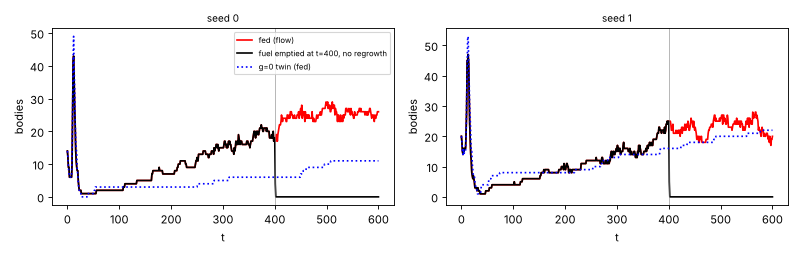

Generate this figure with Python:
"""python efork.py : body counts (labkit series n_comp, 1 t per frame) in the fed run vs the fuel fork at t=400, per seed,
and deaths in the fed run (tracks that end without a split or merge before the last frame). Writes efork.png, efork.json."""
import json, numpy as np
import matplotlib; matplotlib.use('Agg'); import matplotlib.pyplot as plt
out = {}; fig, ax = plt.subplots(1, 2, figsize=(10, 3.2))
for k, s in enumerate((0, 1)):
    fed = json.load(open(f'pack/seed{s}/metrics.json'))['series']['n_comp']
    frk = json.load(open(f'pack_fork/seed{s}/metrics.json'))['series']['n_comp']
    g0 = json.load(open(f'pack_g0/seed{s}/metrics.json'))['series']['n_comp']
    t = np.arange(len(fed))
    ax[k].plot(t, fed, 'r', label='fed (flow)'); ax[k].plot(t, frk, 'k', label='fuel emptied at t=400, no regrowth'); ax[k].plot(t, g0, 'b:', label='g=0 twin (fed)')
    ax[k].axvline(400, color='grey', lw=0.5); ax[k].set_title(f'seed {s}', fontsize=9); ax[k].set_xlabel('t'); ax[k].set_ylabel('bodies')
    zero = next((int(i) for i in t if i > 400 and frk[i] == 0), None)
    out[s] = {'fed_400': fed[400], 'fed_600': fed[-1], 'fork_400': frk[400], 'fork_420': frk[420], 'fork_450': frk[450], 'fork_600': frk[-1], 'fork_first_zero_t': zero}
    print(s, out[s])
ax[0].legend(fontsize=7); plt.tight_layout(); plt.savefig('efork.png', dpi=80); json.dump(out, open('efork.json', 'w'))
